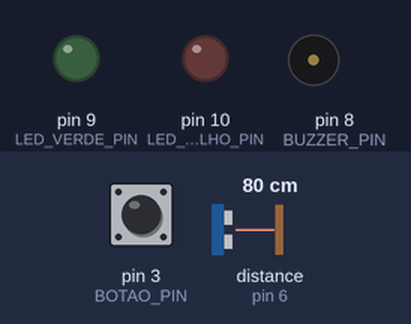
Bench run of a sketch on a simulated Arduino Uno, built with avr-gcc and run on an emulated ATmega328P. On the bench: output pins drawn as LEDs (lit = HIGH), buzzer (waves = sounding, pin HIGH). The test bench sets the inputs (shaded band); at power-on: pin 3 (BOTAO_PIN) HIGH, distance to the obstacle (sensor on pin 6) 80 cm. The echo pulse lasts 58.3 µs per cm; pins used as bus, display or sensor lines are not drawn.

Above: at 1.2 s.
1.3 s: pin 3 (BOTAO_PIN) pulled LOW for 0.15 s
At 2.1 s:
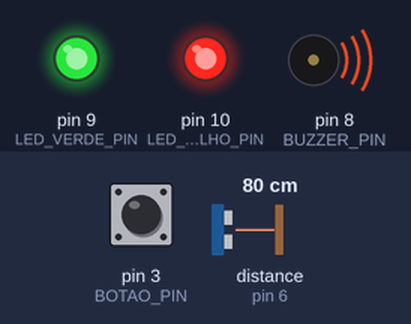
3.0 s: distance to the obstacle (sensor on pin 6) set to 95 cm
4.5 s: distance to the obstacle (sensor on pin 6) set to 104 cm
At 5.6 s:
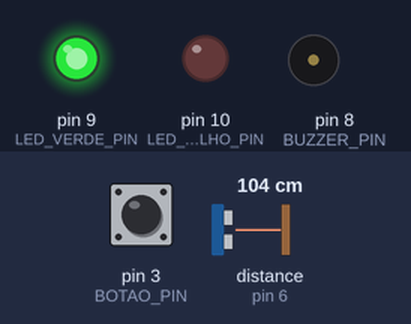
6.0 s: distance to the obstacle (sensor on pin 6) set to 2 cm
At 7.2 s:
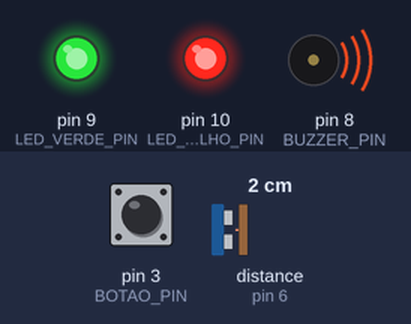
7.5 s: distance to the obstacle (sensor on pin 6) set to 120 cm
At 8.0 s:
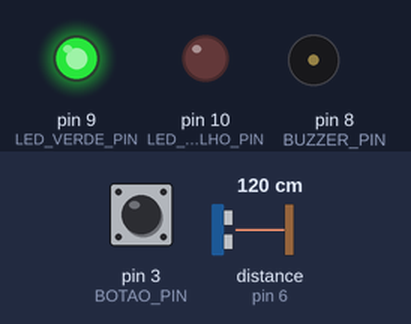
Timing chart, 0 to 10.0 s (numbered marks = the images above; inputs shaded):
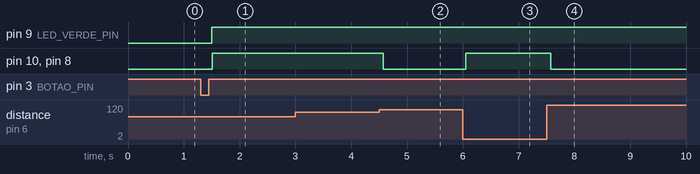

The sketch:

HomeSecurity.ino
```cpp
#define TRIGGER_PIN 7
#define ECHO_PIN 6
#define LED_VERDE_PIN 9
#define LED_VERMELHO_PIN 10
#define BUZZER_PIN 8
#define BOTAO_PIN 3

class SensorMovimento {
  private:
    int triggerPin;
    int echoPin;
    long duracao;
    int distancia;
    int limiteInvasao;
  public:
    SensorMovimento(int trigger, int echo, int limite = 100) : triggerPin(trigger), echoPin(echo), limiteInvasao(limite) {
      pinMode(triggerPin, OUTPUT);
      pinMode(echoPin, INPUT);
    }
    long medirDistancia() {
      digitalWrite(triggerPin, LOW);
      delayMicroseconds(2);
      digitalWrite(triggerPin, HIGH);
      delayMicroseconds(10);
      digitalWrite(triggerPin, LOW);
      duracao = pulseIn(echoPin, HIGH);
      distancia = duracao * 0.034 / 2;
      return distancia;
    }
    bool detectarInvasao() {
      return medirDistancia() < limiteInvasao;
    }
};

class Led {
  private:
    int pin;
  public:
    Led(int pin) {
      this->pin = pin;
      pinMode(pin, OUTPUT);
    }
    void ligar() {
      digitalWrite(pin, HIGH);
    }
    void desligar() {
      digitalWrite(pin, LOW);
    }
};

class Buzzer {
  private:
    int pin;
  public:
    Buzzer(int pin) {
      this->pin = pin;
      pinMode(pin, OUTPUT);
    }
    void ligar() {
      digitalWrite(pin, HIGH);
    }
    void desligar() {
      digitalWrite(pin, LOW);
    }

};

class Usuario {
  private:
    int botaoPin;
    int estadoBotao;
    int estadoBotaoAnt;
    bool sistemaLigado;
  public:
    Usuario(int botao) : botaoPin(botao), estadoBotaoAnt(HIGH), sistemaLigado(false) {
      pinMode(botaoPin, INPUT_PULLUP);
    }
    bool alternarSistema() {
      estadoBotao = digitalRead(botaoPin);
      if (estadoBotao != estadoBotaoAnt && estadoBotao == LOW) {
        sistemaLigado = !sistemaLigado;
        delay(200);
      }
      estadoBotaoAnt = estadoBotao;
      return sistemaLigado;
    }
};

class SistemaSeguranca {
  private:
    SensorMovimento sensor;
    Led ledVerde;
    Led ledVermelho;
    Buzzer buzzer;
    Usuario usuario;

  public:
    SistemaSeguranca(int triggerPin, int echoPin, int ledVerdePin, int ledVermelhoPin, int buzzerPin, int botaoPin)
      : sensor(triggerPin, echoPin), ledVerde(ledVerdePin), ledVermelho(ledVermelhoPin), buzzer(buzzerPin), usuario(botaoPin) {}

    void monitorar() {
      if (usuario.alternarSistema()) {
        ledVerde.ligar();
        if (sensor.detectarInvasao()) {
          ledVermelho.ligar();
          buzzer.ligar();
        } else {
          ledVermelho.desligar();
          buzzer.desligar();
        }
      } else {
        ledVerde.desligar();
        ledVermelho.desligar();
        buzzer.desligar();
      }
    }
};

SistemaSeguranca sistema(TRIGGER_PIN, ECHO_PIN, LED_VERDE_PIN, LED_VERMELHO_PIN, BUZZER_PIN, BOTAO_PIN);

void setup() {
  Serial.begin(9600);
}

void loop() {
  sistema.monitorar();
  delay(100);
}
```

Measured:
- the behaviour switches between 100 and 101 cm on distance to the obstacle (sensor on pin 6) (found by bisection; images 1 and 2)
- after the input at 1.3 s, pin 9 (LED_VERDE_PIN): LOW → HIGH after 0.20 s; pin 10 (LED_VERMELHO_PIN), pin 8 (BUZZER_PIN): LOW → HIGH after 0.21 s
- after the input at 3.0 s, every drawn part: stays the same
- after the input at 4.5 s, pin 10 (LED_VERMELHO_PIN), pin 8 (BUZZER_PIN): HIGH → LOW after 0.07 s
- after the input at 6.0 s, pin 10 (LED_VERMELHO_PIN), pin 8 (BUZZER_PIN): LOW → HIGH after 0.06 s
- after the input at 7.5 s, pin 10 (LED_VERMELHO_PIN), pin 8 (BUZZER_PIN): HIGH → LOW after 0.07 s
